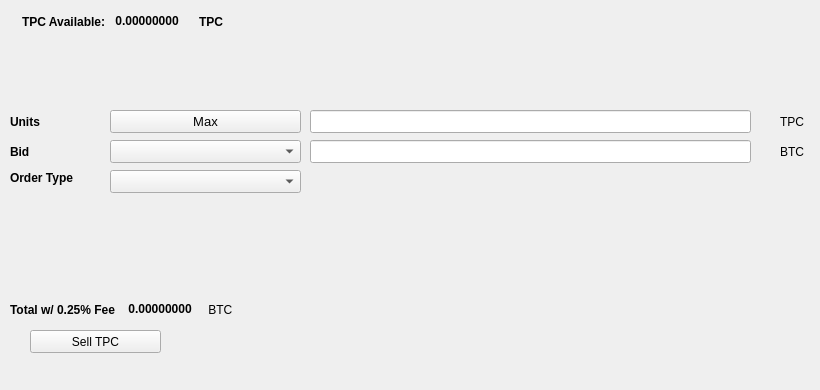
   <widget class="QWidget" name="SellTab">
    <attribute name="title">
     <string>Sell</string>
    </attribute>
    <widget class="QLabel" name="label_16">
     <property name="geometry">
      <rect>
       <x>780</x>
       <y>140</y>
       <width>31</width>
       <height>23</height>
      </rect>
     </property>
     <property name="text">
      <string>BTC</string>
     </property>
    </widget>
    <widget class="QComboBox" name="SellBidcomboBox">
     <property name="geometry">
      <rect>
       <x>110</x>
       <y>140</y>
       <width>191</width>
       <height>23</height>
      </rect>
     </property>
     <property name="font">
      <font>
       <pointsize>10</pointsize>
      </font>
     </property>
    </widget>
    <widget class="QLabel" name="label_18">
     <property name="geometry">
      <rect>
       <x>10</x>
       <y>110</y>
       <width>46</width>
       <height>23</height>
      </rect>
     </property>
     <property name="font">
      <font>
       <weight>75</weight>
       <bold>true</bold>
      </font>
     </property>
     <property name="text">
      <string>Units</string>
     </property>
    </widget>
    <widget class="QPushButton" name="Sell_Max_Amount">
     <property name="geometry">
      <rect>
       <x>110</x>
       <y>110</y>
       <width>191</width>
       <height>23</height>
      </rect>
     </property>
     <property name="font">
      <font>
       <pointsize>10</pointsize>
      </font>
     </property>
     <property name="text">
      <string>Max</string>
     </property>
    </widget>
    <widget class="QLabel" name="label_20">
     <property name="geometry">
      <rect>
       <x>10</x>
       <y>170</y>
       <width>91</width>
       <height>16</height>
      </rect>
     </property>
     <property name="font">
      <font>
       <weight>75</weight>
       <bold>true</bold>
      </font>
     </property>
     <property name="text">
      <string>Order Type</string>
     </property>
    </widget>
    <widget class="QComboBox" name="SellOrdertypeCombo">
     <property name="geometry">
      <rect>
       <x>110</x>
       <y>170</y>
       <width>191</width>
       <height>23</height>
      </rect>
     </property>
     <property name="font">
      <font>
       <pointsize>10</pointsize>
      </font>
     </property>
    </widget>
    <widget class="QLabel" name="label_21">
     <property name="geometry">
      <rect>
       <x>10</x>
       <y>140</y>
       <width>46</width>
       <height>23</height>
      </rect>
     </property>
     <property name="font">
      <font>
       <weight>75</weight>
       <bold>true</bold>
      </font>
     </property>
     <property name="text">
      <string>Bid</string>
     </property>
    </widget>
    <widget class="QLabel" name="label_22">
     <property name="geometry">
      <rect>
       <x>780</x>
       <y>110</y>
       <width>31</width>
       <height>23</height>
      </rect>
     </property>
     <property name="text">
      <string>TPC</string>
     </property>
    </widget>
    <widget class="QLineEdit" name="UnitsInputTPC">
     <property name="geometry">
      <rect>
       <x>310</x>
       <y>110</y>
       <width>441</width>
       <height>23</height>
      </rect>
     </property>
     <property name="font">
      <font>
       <pointsize>9</pointsize>
       <weight>75</weight>
       <bold>true</bold>
      </font>
     </property>
    </widget>
    <widget class="QLineEdit" name="SellBidPriceEdit">
     <property name="geometry">
      <rect>
       <x>310</x>
       <y>140</y>
       <width>441</width>
       <height>23</height>
      </rect>
     </property>
     <property name="font">
      <font>
       <pointsize>9</pointsize>
       <weight>75</weight>
       <bold>true</bold>
      </font>
     </property>
    </widget>
    <widget class="QPushButton" name="SellTPCBTN">
     <property name="geometry">
      <rect>
       <x>30</x>
       <y>330</y>
       <width>131</width>
       <height>23</height>
      </rect>
     </property>
     <property name="text">
      <string>Sell TPC</string>
     </property>
     <property name="icon">
      <iconset resource="../tpc">
       <normaloff>:/icons/tpc</normaloff>:/icons/tpc</iconset>
     </property>
    </widget>
    <widget class="QWidget" name="layoutWidget3">
     <property name="geometry">
      <rect>
       <x>22</x>
       <y>12</y>
       <width>258</width>
       <height>19</height>
      </rect>
     </property>
     <layout class="QHBoxLayout" name="horizontalLayout">
      <item>
       <widget class="QLabel" name="label232_2">
        <property name="font">
         <font>
          <weight>75</weight>
          <bold>true</bold>
         </font>
        </property>
        <property name="text">
         <string>TPC Available:</string>
        </property>
       </widget>
      </item>
      <item>
       <widget class="QLabel" name="TPCAvailableLabel">
        <property name="palette">
         <palette>
          <active>
           <colorrole role="WindowText">
            <brush brushstyle="SolidPattern">
             <color alpha="255">
              <red>0</red>
              <green>0</green>
              <blue>0</blue>
             </color>
            </brush>
           </colorrole>
           <colorrole role="Button">
            <brush brushstyle="SolidPattern">
             <color alpha="255">
              <red>0</red>
              <green>170</green>
              <blue>0</blue>
             </color>
            </brush>
           </colorrole>
           <colorrole role="Light">
            <brush brushstyle="SolidPattern">
             <color alpha="255">
              <red>0</red>
              <green>255</green>
              <blue>0</blue>
             </color>
            </brush>
           </colorrole>
           <colorrole role="Midlight">
            <brush brushstyle="SolidPattern">
             <color alpha="255">
              <red>0</red>
              <green>212</green>
              <blue>0</blue>
             </color>
            </brush>
           </colorrole>
           <colorrole role="Dark">
            <brush brushstyle="SolidPattern">
             <color alpha="255">
              <red>0</red>
              <green>85</green>
              <blue>0</blue>
             </color>
            </brush>
           </colorrole>
           <colorrole role="Mid">
            <brush brushstyle="SolidPattern">
             <color alpha="255">
              <red>0</red>
              <green>113</green>
              <blue>0</blue>
             </color>
            </brush>
           </colorrole>
           <colorrole role="Text">
            <brush brushstyle="SolidPattern">
             <color alpha="255">
              <red>0</red>
              <green>170</green>
              <blue>0</blue>
             </color>
            </brush>
           </colorrole>
           <colorrole role="BrightText">
            <brush brushstyle="SolidPattern">
             <color alpha="255">
              <red>255</red>
              <green>255</green>
              <blue>255</blue>
             </color>
            </brush>
           </colorrole>
           <colorrole role="ButtonText">
            <brush brushstyle="SolidPattern">
             <color alpha="255">
              <red>0</red>
              <green>0</green>
              <blue>0</blue>
             </color>
            </brush>
           </colorrole>
           <colorrole role="Base">
            <brush brushstyle="SolidPattern">
             <color alpha="255">
              <red>255</red>
              <green>255</green>
              <blue>255</blue>
             </color>
            </brush>
           </colorrole>
           <colorrole role="Window">
            <brush brushstyle="SolidPattern">
             <color alpha="255">
              <red>0</red>
              <green>170</green>
              <blue>0</blue>
             </color>
            </brush>
           </colorrole>
           <colorrole role="Shadow">
            <brush brushstyle="SolidPattern">
             <color alpha="255">
              <red>0</red>
              <green>0</green>
              <blue>0</blue>
             </color>
            </brush>
           </colorrole>
           <colorrole role="AlternateBase">
            <brush brushstyle="SolidPattern">
             <color alpha="255">
              <red>127</red>
              <green>212</green>
              <blue>127</blue>
             </color>
            </brush>
           </colorrole>
           <colorrole role="ToolTipBase">
            <brush brushstyle="SolidPattern">
             <color alpha="255">
              <red>255</red>
              <green>255</green>
              <blue>220</blue>
             </color>
            </brush>
           </colorrole>
           <colorrole role="ToolTipText">
            <brush brushstyle="SolidPattern">
             <color alpha="255">
              <red>0</red>
              <green>0</green>
              <blue>0</blue>
             </color>
            </brush>
           </colorrole>
          </active>
          <inactive>
           <colorrole role="WindowText">
            <brush brushstyle="SolidPattern">
             <color alpha="255">
              <red>0</red>
              <green>0</green>
              <blue>0</blue>
             </color>
            </brush>
           </colorrole>
           <colorrole role="Button">
            <brush brushstyle="SolidPattern">
             <color alpha="255">
              <red>0</red>
              <green>170</green>
              <blue>0</blue>
             </color>
            </brush>
           </colorrole>
           <colorrole role="Light">
            <brush brushstyle="SolidPattern">
             <color alpha="255">
              <red>0</red>
              <green>255</green>
              <blue>0</blue>
             </color>
            </brush>
           </colorrole>
           <colorrole role="Midlight">
            <brush brushstyle="SolidPattern">
             <color alpha="255">
              <red>0</red>
              <green>212</green>
              <blue>0</blue>
             </color>
            </brush>
           </colorrole>
           <colorrole role="Dark">
            <brush brushstyle="SolidPattern">
             <color alpha="255">
              <red>0</red>
              <green>85</green>
              <blue>0</blue>
             </color>
            </brush>
           </colorrole>
           <colorrole role="Mid">
            <brush brushstyle="SolidPattern">
             <color alpha="255">
              <red>0</red>
              <green>113</green>
              <blue>0</blue>
             </color>
            </brush>
           </colorrole>
           <colorrole role="Text">
            <brush brushstyle="SolidPattern">
             <color alpha="255">
              <red>0</red>
              <green>170</green>
              <blue>0</blue>
             </color>
            </brush>
           </colorrole>
           <colorrole role="BrightText">
            <brush brushstyle="SolidPattern">
             <color alpha="255">
              <red>255</red>
              <green>255</green>
              <blue>255</blue>
             </color>
            </brush>
           </colorrole>
           <colorrole role="ButtonText">
            <brush brushstyle="SolidPattern">
             <color alpha="255">
              <red>0</red>
              <green>0</green>
              <blue>0</blue>
             </color>
            </brush>
           </colorrole>
           <colorrole role="Base">
            <brush brushstyle="SolidPattern">
             <color alpha="255">
              <red>255</red>
              <green>255</green>
              <blue>255</blue>
             </color>
            </brush>
           </colorrole>
           <colorrole role="Window">
            <brush brushstyle="SolidPattern">
             <color alpha="255">
              <red>0</red>
              <green>170</green>
              <blue>0</blue>
             </color>
            </brush>
           </colorrole>
           <colorrole role="Shadow">
            <brush brushstyle="SolidPattern">
             <color alpha="255">
              <red>0</red>
              <green>0</green>
              <blue>0</blue>
             </color>
            </brush>
           </colorrole>
           <colorrole role="AlternateBase">
            <brush brushstyle="SolidPattern">
             <color alpha="255">
              <red>127</red>
              <green>212</green>
              <blue>127</blue>
             </color>
            </brush>
           </colorrole>
           <colorrole role="ToolTipBase">
            <brush brushstyle="SolidPattern">
             <color alpha="255">
              <red>255</red>
              <green>255</green>
              <blue>220</blue>
             </color>
            </brush>
           </colorrole>
           <colorrole role="ToolTipText">
            <brush brushstyle="SolidPattern">
             <color alpha="255">
              <red>0</red>
              <green>0</green>
              <blue>0</blue>
             </color>
            </brush>
           </colorrole>
          </inactive>
          <disabled>
           <colorrole role="WindowText">
            <brush brushstyle="SolidPattern">
             <color alpha="255">
              <red>0</red>
              <green>85</green>
              <blue>0</blue>
             </color>
            </brush>
           </colorrole>
           <colorrole role="Button">
            <brush brushstyle="SolidPattern">
             <color alpha="255">
              <red>0</red>
              <green>170</green>
              <blue>0</blue>
             </color>
            </brush>
           </colorrole>
           <colorrole role="Light">
            <brush brushstyle="SolidPattern">
             <color alpha="255">
              <red>0</red>
              <green>255</green>
              <blue>0</blue>
             </color>
            </brush>
           </colorrole>
           <colorrole role="Midlight">
            <brush brushstyle="SolidPattern">
             <color alpha="255">
              <red>0</red>
              <green>212</green>
              <blue>0</blue>
             </color>
            </brush>
           </colorrole>
           <colorrole role="Dark">
            <brush brushstyle="SolidPattern">
             <color alpha="255">
              <red>0</red>
              <green>85</green>
              <blue>0</blue>
             </color>
            </brush>
           </colorrole>
           <colorrole role="Mid">
            <brush brushstyle="SolidPattern">
             <color alpha="255">
              <red>0</red>
              <green>113</green>
              <blue>0</blue>
             </color>
            </brush>
           </colorrole>
           <colorrole role="Text">
            <brush brushstyle="SolidPattern">
             <color alpha="255">
              <red>0</red>
              <green>85</green>
              <blue>0</blue>
             </color>
            </brush>
           </colorrole>
           <colorrole role="BrightText">
            <brush brushstyle="SolidPattern">
             <color alpha="255">
              <red>255</red>
              <green>255</green>
              <blue>255</blue>
             </color>
            </brush>
           </colorrole>
           <colorrole role="ButtonText">
            <brush brushstyle="SolidPattern">
             <color alpha="255">
              <red>0</red>
              <green>85</green>
              <blue>0</blue>
             </color>
            </brush>
           </colorrole>
           <colorrole role="Base">
            <brush brushstyle="SolidPattern">
             <color alpha="255">
              <red>0</red>
              <green>170</green>
              <blue>0</blue>
             </color>
            </brush>
           </colorrole>
           <colorrole role="Window">
            <brush brushstyle="SolidPattern">
             <color alpha="255">
              <red>0</red>
              <green>170</green>
              <blue>0</blue>
             </color>
            </brush>
           </colorrole>
           <colorrole role="Shadow">
            <brush brushstyle="SolidPattern">
             <color alpha="255">
              <red>0</red>
              <green>0</green>
              <blue>0</blue>
             </color>
            </brush>
           </colorrole>
           <colorrole role="AlternateBase">
            <brush brushstyle="SolidPattern">
             <color alpha="255">
              <red>0</red>
              <green>170</green>
              <blue>0</blue>
             </color>
            </brush>
           </colorrole>
           <colorrole role="ToolTipBase">
            <brush brushstyle="SolidPattern">
             <color alpha="255">
              <red>255</red>
              <green>255</green>
              <blue>220</blue>
             </color>
            </brush>
           </colorrole>
           <colorrole role="ToolTipText">
            <brush brushstyle="SolidPattern">
             <color alpha="255">
              <red>0</red>
              <green>0</green>
              <blue>0</blue>
             </color>
            </brush>
           </colorrole>
          </disabled>
         </palette>
        </property>
        <property name="font">
         <font>
          <weight>75</weight>
          <bold>true</bold>
         </font>
        </property>
        <property name="text">
         <string> 0.00000000 </string>
        </property>
        <property name="textInteractionFlags">
         <set>Qt::LinksAccessibleByMouse|Qt::TextSelectableByKeyboard|Qt::TextSelectableByMouse</set>
        </property>
       </widget>
      </item>
      <item>
       <widget class="QLabel" name="labelTPC">
        <property name="font">
         <font>
          <weight>75</weight>
          <bold>true</bold>
         </font>
        </property>
        <property name="text">
         <string>TPC</string>
        </property>
       </widget>
      </item>
     </layout>
    </widget>
    <widget class="QWidget" name="layoutWidget">
     <property name="geometry">
      <rect>
       <x>10</x>
       <y>300</y>
       <width>268</width>
       <height>19</height>
      </rect>
     </property>
     <layout class="QHBoxLayout" name="horizontalLayout_2">
      <item>
       <widget class="QLabel" name="label_19">
        <property name="font">
         <font>
          <weight>75</weight>
          <bold>true</bold>
         </font>
        </property>
        <property name="text">
         <string>Total w/ 0.25% Fee </string>
        </property>
       </widget>
      </item>
      <item>
       <widget class="QLabel" name="SellCostLabel">
        <property name="palette">
         <palette>
          <active>
           <colorrole role="WindowText">
            <brush brushstyle="SolidPattern">
             <color alpha="255">
              <red>0</red>
              <green>0</green>
              <blue>0</blue>
             </color>
            </brush>
           </colorrole>
           <colorrole role="Button">
            <brush brushstyle="SolidPattern">
             <color alpha="255">
              <red>0</red>
              <green>170</green>
              <blue>0</blue>
             </color>
            </brush>
           </colorrole>
           <colorrole role="Light">
            <brush brushstyle="SolidPattern">
             <color alpha="255">
              <red>0</red>
              <green>255</green>
              <blue>0</blue>
             </color>
            </brush>
           </colorrole>
           <colorrole role="Midlight">
            <brush brushstyle="SolidPattern">
             <color alpha="255">
              <red>0</red>
              <green>212</green>
              <blue>0</blue>
             </color>
            </brush>
           </colorrole>
           <colorrole role="Dark">
            <brush brushstyle="SolidPattern">
             <color alpha="255">
              <red>0</red>
              <green>85</green>
              <blue>0</blue>
             </color>
            </brush>
           </colorrole>
           <colorrole role="Mid">
            <brush brushstyle="SolidPattern">
             <color alpha="255">
              <red>0</red>
              <green>113</green>
              <blue>0</blue>
             </color>
            </brush>
           </colorrole>
           <colorrole role="Text">
            <brush brushstyle="SolidPattern">
             <color alpha="255">
              <red>0</red>
              <green>170</green>
              <blue>0</blue>
             </color>
            </brush>
           </colorrole>
           <colorrole role="BrightText">
            <brush brushstyle="SolidPattern">
             <color alpha="255">
              <red>255</red>
              <green>255</green>
              <blue>255</blue>
             </color>
            </brush>
           </colorrole>
           <colorrole role="ButtonText">
            <brush brushstyle="SolidPattern">
             <color alpha="255">
              <red>0</red>
              <green>0</green>
              <blue>0</blue>
             </color>
            </brush>
           </colorrole>
           <colorrole role="Base">
            <brush brushstyle="SolidPattern">
             <color alpha="255">
              <red>255</red>
              <green>255</green>
              <blue>255</blue>
             </color>
            </brush>
           </colorrole>
           <colorrole role="Window">
            <brush brushstyle="SolidPattern">
             <color alpha="255">
              <red>0</red>
              <green>170</green>
              <blue>0</blue>
             </color>
            </brush>
           </colorrole>
           <colorrole role="Shadow">
            <brush brushstyle="SolidPattern">
             <color alpha="255">
              <red>0</red>
              <green>0</green>
              <blue>0</blue>
             </color>
            </brush>
           </colorrole>
           <colorrole role="AlternateBase">
            <brush brushstyle="SolidPattern">
             <color alpha="255">
              <red>127</red>
              <green>212</green>
              <blue>127</blue>
             </color>
            </brush>
           </colorrole>
           <colorrole role="ToolTipBase">
            <brush brushstyle="SolidPattern">
             <color alpha="255">
              <red>255</red>
              <green>255</green>
              <blue>220</blue>
             </color>
            </brush>
           </colorrole>
           <colorrole role="ToolTipText">
            <brush brushstyle="SolidPattern">
             <color alpha="255">
              <red>0</red>
              <green>0</green>
              <blue>0</blue>
             </color>
            </brush>
           </colorrole>
          </active>
          <inactive>
           <colorrole role="WindowText">
            <brush brushstyle="SolidPattern">
             <color alpha="255">
              <red>0</red>
              <green>0</green>
              <blue>0</blue>
             </color>
            </brush>
           </colorrole>
           <colorrole role="Button">
            <brush brushstyle="SolidPattern">
             <color alpha="255">
              <red>0</red>
              <green>170</green>
              <blue>0</blue>
             </color>
            </brush>
           </colorrole>
           <colorrole role="Light">
            <brush brushstyle="SolidPattern">
             <color alpha="255">
              <red>0</red>
              <green>255</green>
              <blue>0</blue>
             </color>
            </brush>
           </colorrole>
           <colorrole role="Midlight">
            <brush brushstyle="SolidPattern">
             <color alpha="255">
              <red>0</red>
              <green>212</green>
              <blue>0</blue>
             </color>
            </brush>
           </colorrole>
           <colorrole role="Dark">
            <brush brushstyle="SolidPattern">
             <color alpha="255">
              <red>0</red>
              <green>85</green>
              <blue>0</blue>
             </color>
            </brush>
           </colorrole>
           <colorrole role="Mid">
            <brush brushstyle="SolidPattern">
             <color alpha="255">
              <red>0</red>
              <green>113</green>
              <blue>0</blue>
             </color>
            </brush>
           </colorrole>
           <colorrole role="Text">
            <brush brushstyle="SolidPattern">
             <color alpha="255">
              <red>0</red>
              <green>170</green>
              <blue>0</blue>
             </color>
            </brush>
           </colorrole>
           <colorrole role="BrightText">
            <brush brushstyle="SolidPattern">
             <color alpha="255">
              <red>255</red>
              <green>255</green>
              <blue>255</blue>
             </color>
            </brush>
           </colorrole>
           <colorrole role="ButtonText">
            <brush brushstyle="SolidPattern">
             <color alpha="255">
              <red>0</red>
              <green>0</green>
              <blue>0</blue>
             </color>
            </brush>
           </colorrole>
           <colorrole role="Base">
            <brush brushstyle="SolidPattern">
             <color alpha="255">
              <red>255</red>
              <green>255</green>
              <blue>255</blue>
             </color>
            </brush>
           </colorrole>
           <colorrole role="Window">
            <brush brushstyle="SolidPattern">
             <color alpha="255">
              <red>0</red>
              <green>170</green>
              <blue>0</blue>
             </color>
            </brush>
           </colorrole>
           <colorrole role="Shadow">
            <brush brushstyle="SolidPattern">
             <color alpha="255">
              <red>0</red>
              <green>0</green>
              <blue>0</blue>
             </color>
            </brush>
           </colorrole>
           <colorrole role="AlternateBase">
            <brush brushstyle="SolidPattern">
             <color alpha="255">
              <red>127</red>
              <green>212</green>
              <blue>127</blue>
             </color>
            </brush>
           </colorrole>
           <colorrole role="ToolTipBase">
            <brush brushstyle="SolidPattern">
             <color alpha="255">
              <red>255</red>
              <green>255</green>
              <blue>220</blue>
             </color>
            </brush>
           </colorrole>
           <colorrole role="ToolTipText">
            <brush brushstyle="SolidPattern">
             <color alpha="255">
              <red>0</red>
              <green>0</green>
              <blue>0</blue>
             </color>
            </brush>
           </colorrole>
          </inactive>
          <disabled>
           <colorrole role="WindowText">
            <brush brushstyle="SolidPattern">
             <color alpha="255">
              <red>0</red>
              <green>85</green>
              <blue>0</blue>
             </color>
            </brush>
           </colorrole>
           <colorrole role="Button">
            <brush brushstyle="SolidPattern">
             <color alpha="255">
              <red>0</red>
              <green>170</green>
              <blue>0</blue>
             </color>
            </brush>
           </colorrole>
           <colorrole role="Light">
            <brush brushstyle="SolidPattern">
             <color alpha="255">
              <red>0</red>
              <green>255</green>
              <blue>0</blue>
             </color>
            </brush>
           </colorrole>
           <colorrole role="Midlight">
            <brush brushstyle="SolidPattern">
             <color alpha="255">
              <red>0</red>
              <green>212</green>
              <blue>0</blue>
             </color>
            </brush>
           </colorrole>
           <colorrole role="Dark">
            <brush brushstyle="SolidPattern">
             <color alpha="255">
              <red>0</red>
              <green>85</green>
              <blue>0</blue>
             </color>
            </brush>
           </colorrole>
           <colorrole role="Mid">
            <brush brushstyle="SolidPattern">
             <color alpha="255">
              <red>0</red>
              <green>113</green>
              <blue>0</blue>
             </color>
            </brush>
           </colorrole>
           <colorrole role="Text">
            <brush brushstyle="SolidPattern">
             <color alpha="255">
              <red>0</red>
              <green>85</green>
              <blue>0</blue>
             </color>
            </brush>
           </colorrole>
           <colorrole role="BrightText">
            <brush brushstyle="SolidPattern">
             <color alpha="255">
              <red>255</red>
              <green>255</green>
              <blue>255</blue>
             </color>
            </brush>
           </colorrole>
           <colorrole role="ButtonText">
            <brush brushstyle="SolidPattern">
             <color alpha="255">
              <red>0</red>
              <green>85</green>
              <blue>0</blue>
             </color>
            </brush>
           </colorrole>
           <colorrole role="Base">
            <brush brushstyle="SolidPattern">
             <color alpha="255">
              <red>0</red>
              <green>170</green>
              <blue>0</blue>
             </color>
            </brush>
           </colorrole>
           <colorrole role="Window">
            <brush brushstyle="SolidPattern">
             <color alpha="255">
              <red>0</red>
              <green>170</green>
              <blue>0</blue>
             </color>
            </brush>
           </colorrole>
           <colorrole role="Shadow">
            <brush brushstyle="SolidPattern">
             <color alpha="255">
              <red>0</red>
              <green>0</green>
              <blue>0</blue>
             </color>
            </brush>
           </colorrole>
           <colorrole role="AlternateBase">
            <brush brushstyle="SolidPattern">
             <color alpha="255">
              <red>0</red>
              <green>170</green>
              <blue>0</blue>
             </color>
            </brush>
           </colorrole>
           <colorrole role="ToolTipBase">
            <brush brushstyle="SolidPattern">
             <color alpha="255">
              <red>255</red>
              <green>255</green>
              <blue>220</blue>
             </color>
            </brush>
           </colorrole>
           <colorrole role="ToolTipText">
            <brush brushstyle="SolidPattern">
             <color alpha="255">
              <red>0</red>
              <green>0</green>
              <blue>0</blue>
             </color>
            </brush>
           </colorrole>
          </disabled>
         </palette>
        </property>
        <property name="font">
         <font>
          <weight>75</weight>
          <bold>true</bold>
         </font>
        </property>
        <property name="autoFillBackground">
         <bool>false</bool>
        </property>
        <property name="text">
         <string> 0.00000000</string>
        </property>
        <property name="textInteractionFlags">
         <set>Qt::LinksAccessibleByMouse|Qt::TextSelectableByMouse</set>
        </property>
       </widget>
      </item>
      <item>
       <widget class="QLabel" name="label_17">
        <property name="font">
         <font>
          <weight>50</weight>
          <bold>false</bold>
         </font>
        </property>
        <property name="text">
         <string> BTC</string>
        </property>
       </widget>
      </item>
     </layout>
    </widget>
    <widget class="QLabel" name="label_23">
     <property name="geometry">
      <rect>
       <x>460</x>
       <y>300</y>
       <width>281</width>
       <height>81</height>
      </rect>
     </property>
     <property name="text">
      <string/>
     </property>
     <property name="pixmap">
      <pixmap>:/images/bittrex</pixmap>
     </property>
    </widget>
   </widget>
